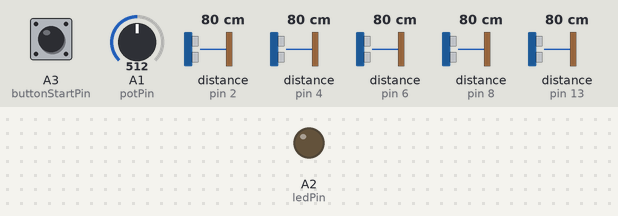
Recording of a sketch running on a simulated Arduino Uno, built with avr-gcc and run on an emulated ATmega328P. Shown: output pins drawn as LEDs (lit = HIGH). Dashed ring = blinking. The test bench sets the inputs (shaded band); at power-on: distance to the obstacle (sensors on pin 4, pin 2, pin 6, pin 8, pin 13) 80 cm, A1 (potPin) = 512, A3 (buttonStartPin) LOW. The echo pulse lasts 58.3 µs per cm; EEPROM starts erased; the modem accepts every AT command (registered, SIM ready, sends succeed) and sends nothing else; pins used as bus, display or sensor lines are not drawn; what the sketch prints to the serial monitor is not drawn.

Above: at 0.1 s.
At 10.9 s:
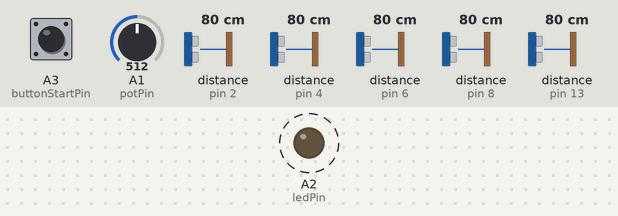
11.3 s: distance to the obstacle (sensor on pin 4) set to 2 cm
At 17.4 s:
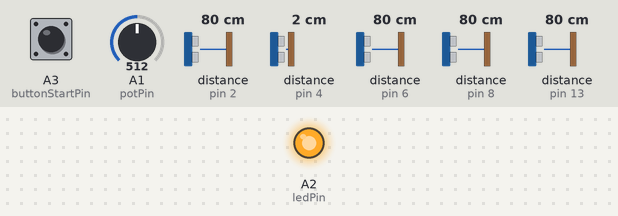
Timing chart, 0 to 18.9 s (numbered marks = the images above; inputs shaded):
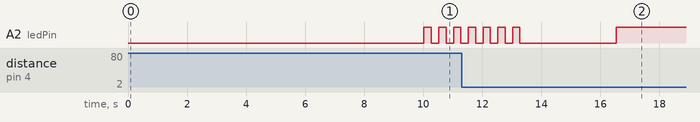

The sketch:

version1_2.ino
```cpp
#include <EEPROM.h>
#include "EEPROMAnything.h"
#include "Arduino.h"
#include "Tacho.h"
#include <SoftwareSerial.h>
SoftwareSerial GSMSerial(11,10);


const int lightSensorPin = A0;
const int buttonStartPin = A3;
const int potPin = A1;
const int ledPin = A2;

int buttonStartState = 0;

boolean  flagfirstMedicion = false;
boolean flagSmsSend = false;
boolean flagTakeAction = false;

Tacho r2d2=Tacho();
boolean isOpen = false;
int contadorIsOpen = 0;
int alertIsOpen = 1; //minutos
int indexEE;
int eepromValue = 0;
int potValue;
int lightSensorValue;
const int limitsPot[5]={0,255,512,767,1023}; // 1,2,3,4

int potEstados(int input)
{
  int res =0;
  for(int i = 1 ;i<5;i++)
  {
      if(input >= limitsPot[i-1] && input <= limitsPot[i])
      {
        res = i*4;
      }
  }
  return res;
}

/* typeOfMessage could be ...
0: regular
1: alert
2: firstTime
*/
void mandar_SMS(String mensaje, int typeOfMessage){
  Serial.println("Enviando SMS...");
  GSMSerial.print("AT+CMGF=1\r"); //Comando AT para mandar un SMS
  delay(1000);
  GSMSerial.println("AT+CMGS=\"+51992547553\"\r"); //Numero al que vamos a enviar el mensaje
  //guido:992547553
  delay(1000);
  mensaje.concat(" (");
  mensaje.concat(typeOfMessage);
  mensaje.concat(")");
  GSMSerial.println(mensaje);
  delay(100);
  GSMSerial.println((char)26);//Comando de finalizacion ^Z
  delay(100);
  GSMSerial.println();
  delay(5000); // Esperamos un tiempo para que envíe el SMS
  Serial.println("SMS enviado");
}

void blinkLedPin(int times, int duration){
  for(int i = 0;i < times; i++){
     digitalWrite(ledPin, HIGH);
     delay(duration);
     digitalWrite(ledPin, LOW);
     delay(duration);

  }
}

void ledFade(boolean isInicializated){
  if(!isInicializated){
    blinkLedPin(3, 500);
  }
  else
  {
    digitalWrite(ledPin,HIGH);
  }
  return;
}

void llamada(){
delay(5000);
  //GSMSerial.print("ATD+51943415889;\r");
  GSMSerial.print("ATD+51992547553;\r");
Serial.println("llamando");
delay(20000);
Serial.println("finalizar llamada");
GSMSerial.print("ATH\r");
}


void setup()
{
 Serial.begin(9600);
 GSMSerial.begin(9600);
 delay(5000);
 pinMode(buttonStartPin,INPUT);
 pinMode(potPin,INPUT);
 pinMode(lightSensorPin,INPUT);
 pinMode(ledPin, OUTPUT);
 Serial.println("Start r2d2 program");
 delay(5000);
}

void loop(){
  indexEE = 0;      //Lee los valores de la EEPROM
  indexEE += EEPROM_readAnything(indexEE, eepromValue);
  indexEE += EEPROM_readAnything(indexEE, flagfirstMedicion);
  Serial.println("flagfirstMedicion: ");
  Serial.println(flagfirstMedicion);
  potValue = analogRead(potPin);
  Serial.print("potValue: ");
  Serial.println(potValue);
  potValue = potEstados(potValue);
  potValue = 0;
  Serial.print("potEstados: ");
  Serial.println(potValue);
  if (eepromValue < potValue)
    {
      indexEE = 0;
      eepromValue++;
      Serial.print("valor a escribir en EE ");
      Serial.println(eepromValue);
      blinkLedPin(eepromValue,500);
      indexEE +=EEPROM_writeAnything(indexEE, eepromValue);  //Guarda los valores en la EEPROM
      // solo para dejarlo seteado antes de poner en uso
      //flagfirstMedicion=0;
      indexEE +=EEPROM_writeAnything(indexEE, flagfirstMedicion);
    }
  else
    {
      Serial.println(" >> enter r2d2code");
      delay(3000);
      Serial.print("out");
      while(!flagTakeAction)
      {
        Serial.print ("in ");
        Serial.println(buttonStartState);
        ledFade(flagfirstMedicion);
        buttonStartState = digitalRead(buttonStartPin);
        if (buttonStartState == HIGH && flagfirstMedicion == false)
        {//buttonStartState is pressed (primera vez)
         String FisrtMedicion = r2d2.medir();
         mandar_SMS(FisrtMedicion,2);
         Serial.println("FisrtMedicion: (2) ");//debugging
         Serial.println(FisrtMedicion); //debugging
         flagfirstMedicion = true;
         flagTakeAction = true;
        }
        else
        { //funcionamiento normal
        if(flagfirstMedicion){
          lightSensorValue = analogRead(lightSensorPin);
          lightSensorValue= 50;
         Serial.print("lightSensorValue ");
         Serial.println(lightSensorValue);
         //lightSensorValue = 150;
         if(lightSensorValue<100)
          { //el tacho esta cerrado
           if(flagSmsSend == false)
            {
             String resMedicion = r2d2.medir();
             //mandar_SMS(resMedicion,0);
             llamada();
             Serial.println("resMedicion: (0) ");//debugging
             Serial.println(resMedicion);//debugging
             flagSmsSend = true;
             blinkLedPin(3,200);
             flagTakeAction = true;
            }
           contadorIsOpen = 0;
          }
         else
          { //el tacho esta abierto
            Serial.println(contadorIsOpen); //debugging
            //el tacho esta abierto por mas del tiempo permitido
            if(contadorIsOpen == (alertIsOpen*60))
             {
              String SAlertIsOpen="El tacho ha estdo abierto por mas de";
              SAlertIsOpen.concat(alertIsOpen);
              SAlertIsOpen.concat(" min");
              mandar_SMS(SAlertIsOpen,1);
              Serial.println(SAlertIsOpen);
              contadorIsOpen = 0;
              flagTakeAction = true;
             }
            delay(1000); // 1seg -- tiempo de espera para volver a revisar si ya cerraron el tacho
            contadorIsOpen++;
          }
         }
        }
      }
      eepromValue=0;
      indexEE = 0;
      Serial.println("Reiniciar a 0");
      indexEE += EEPROM_writeAnything(indexEE, eepromValue);
      indexEE += EEPROM_writeAnything(indexEE, flagfirstMedicion);
    }
    blinkLedPin(7,250);
}
```

EEPROMAnything.h
```cpp
#ifndef EEPROMAnything.h
  #define EEPROMAnything.h

  #include <EEPROM.h>
  #include <Arduino.h>  // for type definitions

  template <class T> int EEPROM_writeAnything(int ee, const T& value)
  {
      const byte* p = (const byte*)(const void*)&value;
      unsigned int i;
      for (i = 0; i < sizeof(value); i++)
            EEPROM.write(ee++, *p++);
      return i;
  }

  template <class T> int EEPROM_readAnything(int ee, T& value)
  {
      byte* p = (byte*)(void*)&value;
      unsigned int i;
      for (i = 0; i < sizeof(value); i++)
            *p++ = EEPROM.read(ee++);
      return i;
  }

#endif
```

Tacho.h
```cpp
#include "US.h"
class Tacho{
  Ultrasonic ultrasonic[5];
  int valores[5];
public:
  Tacho()
  {
    ultrasonic[0]=Ultrasonic(3,2);
    ultrasonic[1]=Ultrasonic(5,4);
    ultrasonic[2]=Ultrasonic(7,6);
    ultrasonic[3]=Ultrasonic(9,8);
    ultrasonic[4]=Ultrasonic(12,13);
  }
  String medir() ///
  {
    String resMedicion("{");///
    int contador=0;
    Serial.println();
    for(int i=0;i<5;i++){
      valores[i]=0;
      int ival=0;
      int ifal=0;
      while(ival<3 && ifal<7){
        int aux=ultrasonic[i].Promedio();
        if(aux){
          valores[i]+=aux;
          ival++;
        }else{
          ifal++;
        }
      }
      if(ifal>=7){
        valores[i]=0;
      }else{
        valores[i]/=3;
      }
      //Serial.print(i+1); //only for debugging
      Serial.print(" - "); //only for debugging
      Serial.print(valores[i]); //only for debugging

      String val(valores[i]);
      resMedicion.concat("\"US");
      resMedicion.concat(i);
      resMedicion.concat("\":\"");
      resMedicion.concat(val);
      if(i<4)resMedicion.concat("\",");
      if(i==4)resMedicion.concat("\"");
    }
    //{ "US0":"12", "US1":"12", "US2":"15","US3":"14" }
    Serial.println();
    resMedicion.concat("}");
    return resMedicion;///
  }
};
```

US.h
```cpp
class Ultrasonic{
  public:
    Ultrasonic(int TP, int EP);
    Ultrasonic();
    long Timing();
    long Ranging();
    void swap( int * e1, int *  e2 );
    void sort( int arr[], int n);
    int Promedio();

  private:
    int Trig_pin;
    int Echo_pin;
    long Time_out;
    long duration,distance_cm,distance_inc;
};

Ultrasonic::Ultrasonic(){
   Trig_pin=2;
   Echo_pin=3;
   Time_out=6000;
}


Ultrasonic::Ultrasonic(int TP, int EP){
   pinMode(TP,OUTPUT);
   pinMode(EP,INPUT);
   Trig_pin=TP;
   Echo_pin=EP;
   Time_out=6000;  // 3000 µs = 50cm // 30000 µs = 5 m
}


long Ultrasonic::Timing(){
  digitalWrite(Trig_pin, LOW);
  delayMicroseconds(2);
  digitalWrite(Trig_pin, HIGH);
  delayMicroseconds(10);
  digitalWrite(Trig_pin, LOW);
  duration = pulseIn(Echo_pin,HIGH,Time_out);
  if ( duration == 0 ) {
  duration = Time_out; }
  return duration;
}

long Ultrasonic::Ranging()
{
  Timing();
  distance_cm = duration /29 / 2 ;
  return distance_cm;
}

void Ultrasonic:: swap( int * e1, int *  e2 )
{
	int temp = *e1;
	*e1 = *e2;
	*e2 = temp;
}

void Ultrasonic:: sort(int arr[], int n) // de ser relevante optimizar
{
   int i, j;
   for (i = 0; i < n-1; i++)
       for (j = 0; j < n-i-1; j++)
           if (arr[j] > arr[j+1])
              swap(&arr[j], &arr[j+1]);
}

int Ultrasonic::Promedio()
{
  int i=0;
  int ifall=0;
  int aux;
  int promedio=0;
  int valores[10];
  while(i<10){
    aux=Ranging();
    delay(5);
    if (aux!=103){ // valor de rango maximo
      valores[i]=aux;
      i++;
      ifall--;
    }else{
      if(ifall>10){
        return 0;
      }
      ifall++;
    }
  }
  aux=0;

  //ordenar y eliminar los menores y los mayores
  sort(valores,10);
  for(i=2;i<8;i++){
    aux+=valores[i];
  }
  promedio = aux/6;
  return promedio;
}
```
